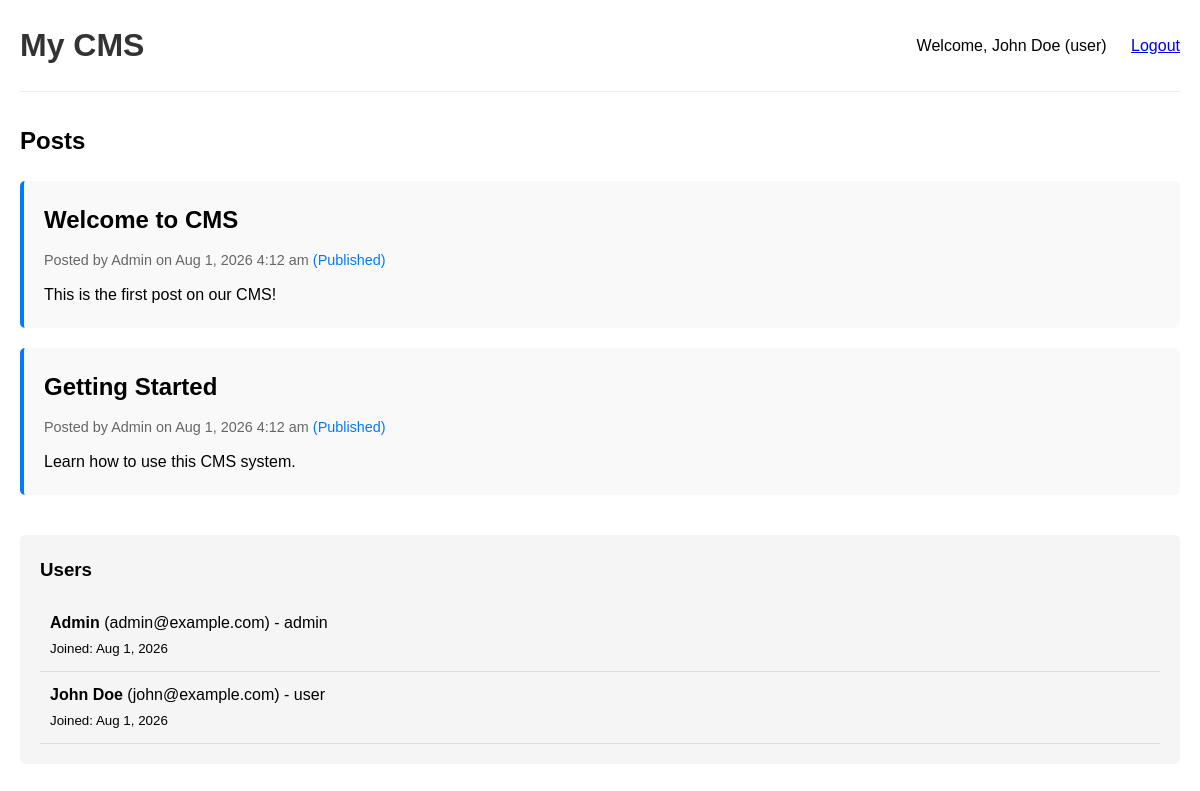
/ (signed in), run on the app's committed database.
### tables this page shows
CREATE TABLE IF NOT EXISTS users (
    id INT AUTO_INCREMENT PRIMARY KEY,
    name VARCHAR(100) NOT NULL,
    email VARCHAR(100) NOT NULL UNIQUE,
    password VARCHAR(255) NOT NULL,
    role ENUM('admin', 'user') DEFAULT 'user',
    created_at TIMESTAMP DEFAULT CURRENT_TIMESTAMP,
    updated_at TIMESTAMP DEFAULT CURRENT_TIMESTAMP ON UPDATE CURRENT_TIMESTAMP
);

CREATE TABLE IF NOT EXISTS posts (
    id INT AUTO_INCREMENT PRIMARY KEY,
    title VARCHAR(255) NOT NULL,
    content TEXT,
    user_id INT NOT NULL,
    status ENUM('draft', 'published') DEFAULT 'draft',
    created_at TIMESTAMP DEFAULT CURRENT_TIMESTAMP,
    updated_at TIMESTAMP DEFAULT CURRENT_TIMESTAMP ON UPDATE CURRENT_TIMESTAMP,
    FOREIGN KEY (user_id) REFERENCES users(id) ON DELETE CASCADE
);

### config.php (called while the page is built, shortened)
<?php
spl_autoload_register(function ($class) {
    $file = __DIR__ . '/includes/' . $class . '.php';
});

### includes/Database.php (called while the page is built, shortened)
<?php
class Database {
    private PDO $connection;
    private static ?self $instance = null;
    private function __construct() {
        $dsn = 'mysql:host=' . DB_HOST . ';dbname=' . DB_NAME . ';charset=utf8mb4';
        try {
            $this->connection = new PDO($dsn, DB_USER, DB_PASS, [
                PDO::ATTR_ERRMODE => PDO::ERRMODE_EXCEPTION,
                PDO::ATTR_DEFAULT_FETCH_MODE => PDO::FETCH_ASSOC,
                PDO::ATTR_EMULATE_PREPARES => false,
            ]);
        } catch (PDOException $e) {
            die('Database connection failed: ' . $e->getMessage());
        }
    }
    public static function getInstance(): self {
        if (self::$instance === null) {
            self::$instance = new self();
        }
        return self::$instance;
    }
    public function query(string $sql, array $params = []): PDOStatement {
        $stmt = $this->connection->prepare($sql);
        $stmt->execute($params);
        return $stmt;
    }
    public function fetch(string $sql, array $params = []): array|false {
        return $this->query($sql, $params)->fetch();
    }
    public function fetchAll(string $sql, array $params = []): array {
        return $this->query($sql, $params)->fetchAll();
    }
}

### includes/Post.php (called while the page is built, shortened)
<?php
class Post {
    private Database $db;
    public function __construct() {
        $this->db = Database::getInstance();
    }
    public function getPublished(): array {
        return $this->db->fetchAll(
            "SELECT p.*, u.name as author_name
             FROM posts p
             JOIN users u ON p.user_id = u.id
             WHERE p.status = 'published'
             ORDER BY p.created_at DESC"
        );
    }
}

### includes/User.php (called while the page is built, shortened)
<?php
class User {
    private Database $db;
    public function __construct() {
        $this->db = Database::getInstance();
    }
    public function getAll(): array {
        return $this->db->fetchAll("SELECT * FROM users ORDER BY created_at DESC");
    }
    public function getById(int $id): array|false {
        return $this->db->fetch("SELECT * FROM users WHERE id = ?", [$id]);
    }
    public function isLoggedIn(): bool {
        return isset($_SESSION['user_id']);
    }
    public function getCurrentUser(): array|null {
        return $this->getById((int)$_SESSION['user_id']);
    }
}

### views/home.php (the view)
<h2>Posts</h2>
<?php if (empty($posts)): ?>
    <p>No posts yet.</p>
<?php else: ?>
    <?php foreach ($posts as $p): ?>
        <div class="post">
            <h2><?= htmlspecialchars($p['title']) ?></h2>
            <div class="meta">
                Posted by <?= htmlspecialchars($p['author_name']) ?>
                on <?= date('M j, Y g:i a', strtotime($p['created_at'])) ?>
                <span style="color: #007bff;">(<?= ucfirst($p['status']) ?>)</span>
            </div>
            <div><?= nl2br(htmlspecialchars($p['content'])) ?></div>
        </div>
    <?php endforeach; ?>
<?php endif; ?>
<?php if ($user->isLoggedIn()): ?>
    <div class="user-list" style="margin-top: 40px;">
        <h3>Users</h3>
        <ul>
            <?php foreach ($allUsers as $u): ?>
                <li>
                    <strong><?= htmlspecialchars($u['name']) ?></strong>
                    (<?= htmlspecialchars($u['email']) ?>) -
                    <?= htmlspecialchars($u['role']) ?>
                    <br>
                    <small>Joined: <?= date('M j, Y', strtotime($u['created_at'])) ?></small>
                </li>
            <?php endforeach; ?>
        </ul>
    </div>
<?php endif; ?>

### views/layout.php (shortened to what this page needs)
<!DOCTYPE html>
<html lang="en">
<head>
</head>
<body>
    <header>
        <h1><?= htmlspecialchars(SITE_NAME) ?></h1>
        <nav>
            <?php if ($user->isLoggedIn()): ?>
                <span>Welcome, <?= htmlspecialchars($currentUser['name']) ?> (<?= htmlspecialchars($currentUser['role']) ?>)</span>
                <a href="?action=logout" style="margin-left: 20px;">Logout</a>
            <?php else: ?>
                <span>Not logged in</span>
            <?php endif; ?>
        </nav>
    </header>
    <main class="container">
        <?= $content ?? '' ?>
    </main>
</body>
</html>

### views/layout.php (style rules this page uses)
* { margin: 0; padding: 0; box-sizing: border-box; }
body { font-family: Arial, sans-serif; line-height: 1.6; max-width: 1200px; margin: 0 auto; padding: 20px; }
header { display: flex; justify-content: space-between; align-items: center; margin-bottom: 30px; padding-bottom: 20px; border-bottom: 1px solid #eee; }
h1 { color: #333; }
.post { background: #f9f9f9; padding: 20px; margin: 20px 0; border-radius: 5px; border-left: 4px solid #007bff; }
.post h2 { margin-bottom: 10px; }
.post .meta { color: #666; font-size: 0.9em; margin-bottom: 10px; }
.user-list { background: #f5f5f5; padding: 20px; border-radius: 5px; }
.user-list h3 { margin-bottom: 15px; }
.user-list ul { list-style: none; }
.user-list li { padding: 10px; border-bottom: 1px solid #ddd; }
.container { margin-top: 20px; }

### data on the page
users: name "John Doe", role "user", email "john@example.com", created_at "Aug 1, 2026"
posts: title "Welcome to CMS", user.name "Admin", created_at "Aug 1, 2026 4:12 am", status "Published", content "This is the first post on our CMS!"
posts: title "Getting Started", user.name "Admin", created_at "Aug 1, 2026 4:12 am", status "Published", content "Learn how to use this CMS system."
users: name "Admin", email "admin@example.com", role "admin", created_at "Aug 1, 2026"

### other printed values
SITE_NAME "My CMS"
